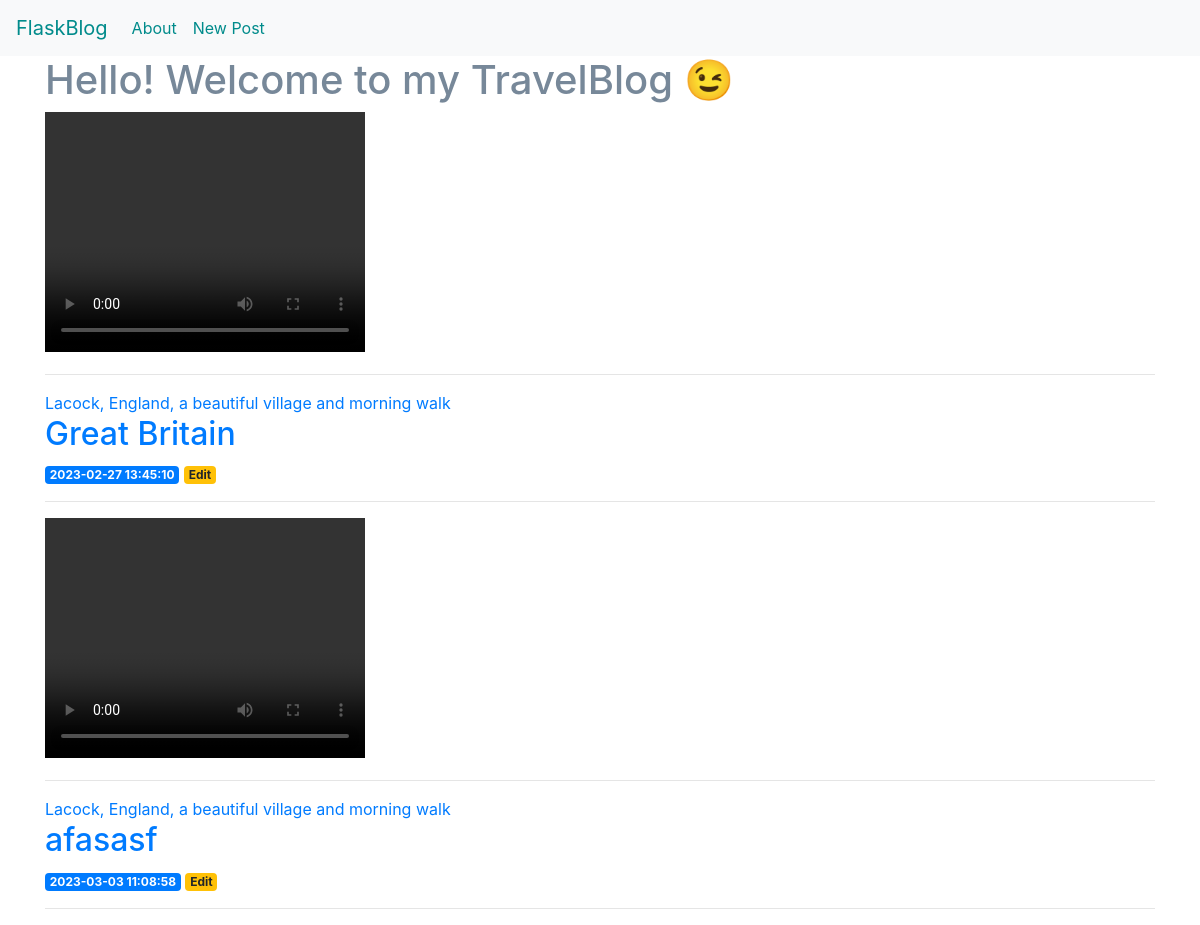
The page / on the database its author committed.
### tables this page shows
CREATE TABLE posts (
    id INTEGER PRIMARY KEY AUTOINCREMENT,
    created TIMESTAMP NOT NULL DEFAULT CURRENT_TIMESTAMP,
    title TEXT NOT NULL,
    content TEXT NOT NULL
);

### travelblog/app.py (the view)
@app.route('/')
def index():
    conn = get_db_connection()
    posts = conn.execute('SELECT * FROM posts').fetchall()
    conn.close()
    return render_template('index.html', posts=posts)

### travelblog/app.py (called while the page is built)
def get_db_connection():
    conn = sqlite3.connect('database.db')
    conn.row_factory = sqlite3.Row
    return conn

### travelblog/templates/index.html
{% extends 'base.html' %}
{% block content %}
    <h1>{% block title %} Hello! Welcome to my TravelBlog &#128521 {% endblock %}</h1>
    {% for post in posts %}
        <video width="320" height="240" controls>
            <source src="movie.mp4" type="video/mp4">
            <source src="movie.ogg" type="video/ogg">
        </video>
        <hr>
        <a href="https://www.youtube.com/watch?v=wgSjJVRH6wY">Lacock, England, a beautiful village and morning walk</a>
        <a href="{{ url_for('post', post_id=post['id']) }}">
            <h2>{{ post['title'] }}</h2>
        </a>
        <span class="badge badge-primary">{{ post['created'] }}</span>
        <a href="{{ url_for('edit', id=post['id']) }}">
            <span class="badge badge-warning">Edit</span>
        </a>
        <hr>
    {% endfor %}
{% endblock %}

### travelblog/templates/base.html (style rules this page uses)
h1 { color: #778899; }

### rows shown on the page
posts: title "Great Britain", created "2023-02-27 13:45:10"
posts: title "afasasf", created "2023-03-03 11:08:58"
